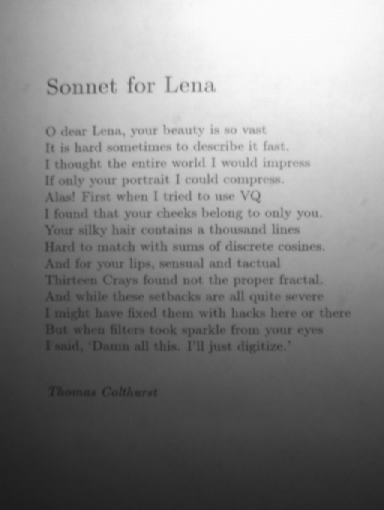
#> input picture data/lesson3/sonet.png, 384 x 510 px, found by its file name
$ python HW3-1.py
#> lines starting #> are read from the running program, lines starting #| are printed output that depends on the picture; after the words box and inside, x2 and y2 are one past the last pixel; in counts of white or black regions, pixels touching at a corner belong together
import cv2
import numpy as np

# task 1
img = cv2.imread("data/lesson3/sonet.png", cv2.IMREAD_GRAYSCALE)
#> img is the input picture: shape (510, 384); min 27, max 251, mean 133.2

cv2.imshow("Original", img)

# 2. Розмиття (для зменшення шуму)
blurred = cv2.GaussianBlur(img, (5, 5), 0)

# 3. Адаптивна бінаризація
binary = cv2.adaptiveThreshold(
    blurred,
    255,
    cv2.ADAPTIVE_THRESH_GAUSSIAN_C,
    cv2.THRESH_BINARY,
    7,
    2
)
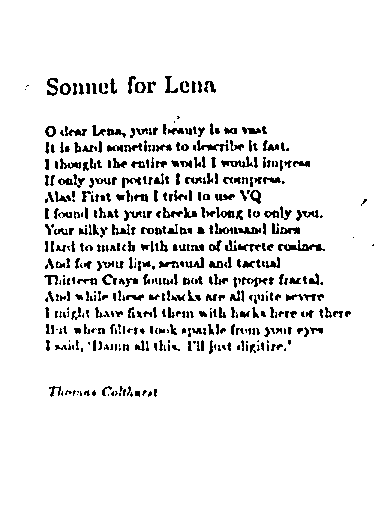
#> binary: shape (510, 384); 92.2% white; black in thin lines or dots, all inside (x1, y1, x2, y2) = (25, 76, 374, 397)

# 4. Очищення шумів морфологією
kernel = np.ones((3, 3), np.uint8)
denoised = cv2.morphologyEx(binary, cv2.MORPH_OPEN, kernel)
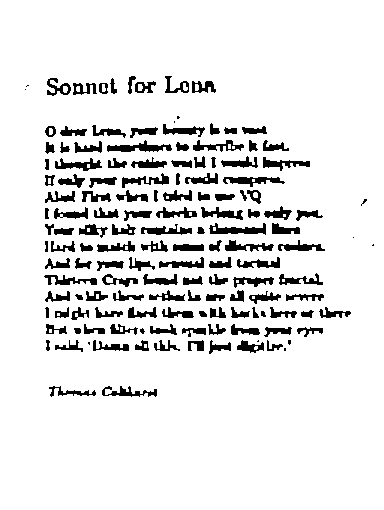
#> denoised: shape (510, 384); 90.2% white; 146 black regions (12 under 20 px), largest, box (x1, y1, x2, y2) and area: (107, 140, 172, 152) 379, (209, 223, 266, 235) 362, (223, 177, 285, 187) 320

# 5. Виведення
cv2.imshow("Original", img)
cv2.imshow("Binary", binary)
cv2.imshow("Denoised", denoised)
cv2.waitKey(0)
cv2.destroyAllWindows()

$ run again, with data/lesson3/sudoku.jpg saved as data/lesson3/sonet.png
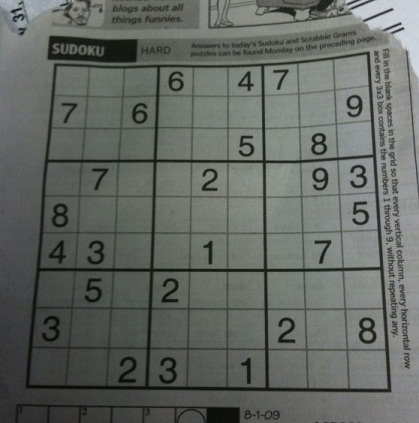
#> input picture data/lesson3/sudoku.jpg, 419 x 423 px, found by its file name
#> `binary = cv2.adaptiveThreshold( blurred, 255, cv2.ADAPTIVE_THRESH_GAUS..`:
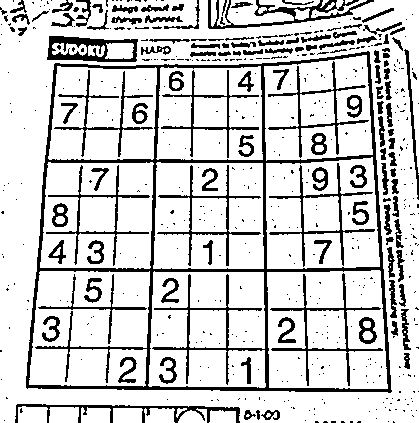
#> binary: shape (423, 419); 81.3% white; 533 black regions (406 under 20 px), largest, box (x1, y1, x2, y2) and area: (26, 51, 392, 393) 10173, (208, 0, 374, 29) 1250, (47, 36, 138, 62) 1150
#> `denoised = cv2.morphologyEx(binary, cv2.MORPH_OPEN, kernel)`:
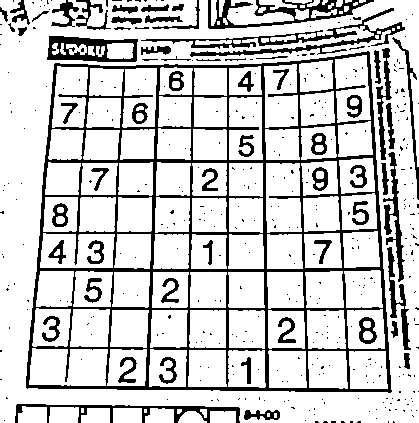
#> denoised: shape (423, 419); 80.3% white; 411 black regions (347 under 20 px), largest, box (x1, y1, x2, y2) and area: (26, 51, 392, 393) 17700, (141, 8, 405, 57) 2153, (208, 0, 374, 29) 1594
